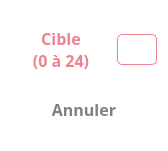
        <widget class="QFrame" name="frmChoixNombres">
         <property name="geometry">
          <rect>
           <x>0</x>
           <y>10</y>
           <width>151</width>
           <height>151</height>
          </rect>
         </property>
         <property name="font">
          <font>
           <weight>50</weight>
           <bold>false</bold>
          </font>
         </property>
         <property name="styleSheet">
          <string notr="true">
background-color: #ffffff;
border-radius:5px;</string>
         </property>
         <property name="frameShape">
          <enum>QFrame::StyledPanel</enum>
         </property>
         <property name="frameShadow">
          <enum>QFrame::Raised</enum>
         </property>
         <layout class="QGridLayout" name="gridLayout_5">
          <item row="1" column="0">
           <widget class="AbulEduFlatBoutonV1" name="btnNombresZeroNeuf">
            <property name="minimumSize">
             <size>
              <width>100</width>
              <height>30</height>
             </size>
            </property>
            <property name="maximumSize">
             <size>
              <width>100</width>
              <height>60</height>
             </size>
            </property>
            <property name="font">
             <font>
              <family>Andika Basic</family>
              <pointsize>12</pointsize>
              <weight>75</weight>
              <bold>true</bold>
             </font>
            </property>
            <property name="cursor">
             <cursorShape>PointingHandCursor</cursorShape>
            </property>
            <property name="styleSheet">
             <string notr="true">color: #ef8090;</string>
            </property>
            <property name="text">
             <string>Cible
(0 à 24)</string>
            </property>
           </widget>
          </item>
          <item row="3" column="0" colspan="2">
           <widget class="AbulEduFlatBoutonV1" name="btnNombresFermer">
            <property name="minimumSize">
             <size>
              <width>100</width>
              <height>30</height>
             </size>
            </property>
            <property name="maximumSize">
             <size>
              <width>2000</width>
              <height>30</height>
             </size>
            </property>
            <property name="font">
             <font>
              <family>Andika Basic</family>
              <pointsize>12</pointsize>
              <weight>75</weight>
              <bold>true</bold>
             </font>
            </property>
            <property name="cursor">
             <cursorShape>PointingHandCursor</cursorShape>
            </property>
            <property name="styleSheet">
             <string notr="true">color:gray;</string>
            </property>
            <property name="text">
             <string>Annuler</string>
            </property>
           </widget>
          </item>
          <item row="1" column="1">
           <widget class="QLineEdit" name="lineEditOrigine">
            <property name="minimumSize">
             <size>
              <width>40</width>
              <height>0</height>
             </size>
            </property>
            <property name="font">
             <font>
              <family>Andika Basic</family>
              <pointsize>14</pointsize>
              <weight>75</weight>
              <bold>true</bold>
             </font>
            </property>
            <property name="styleSheet">
             <string notr="true">color:#ef8090;
border:1px solid #ef8090;
</string>
            </property>
            <property name="frame">
             <bool>true</bool>
            </property>
            <property name="alignment">
             <set>Qt::AlignCenter</set>
            </property>
           </widget>
          </item>
         </layout>
        </widget>
